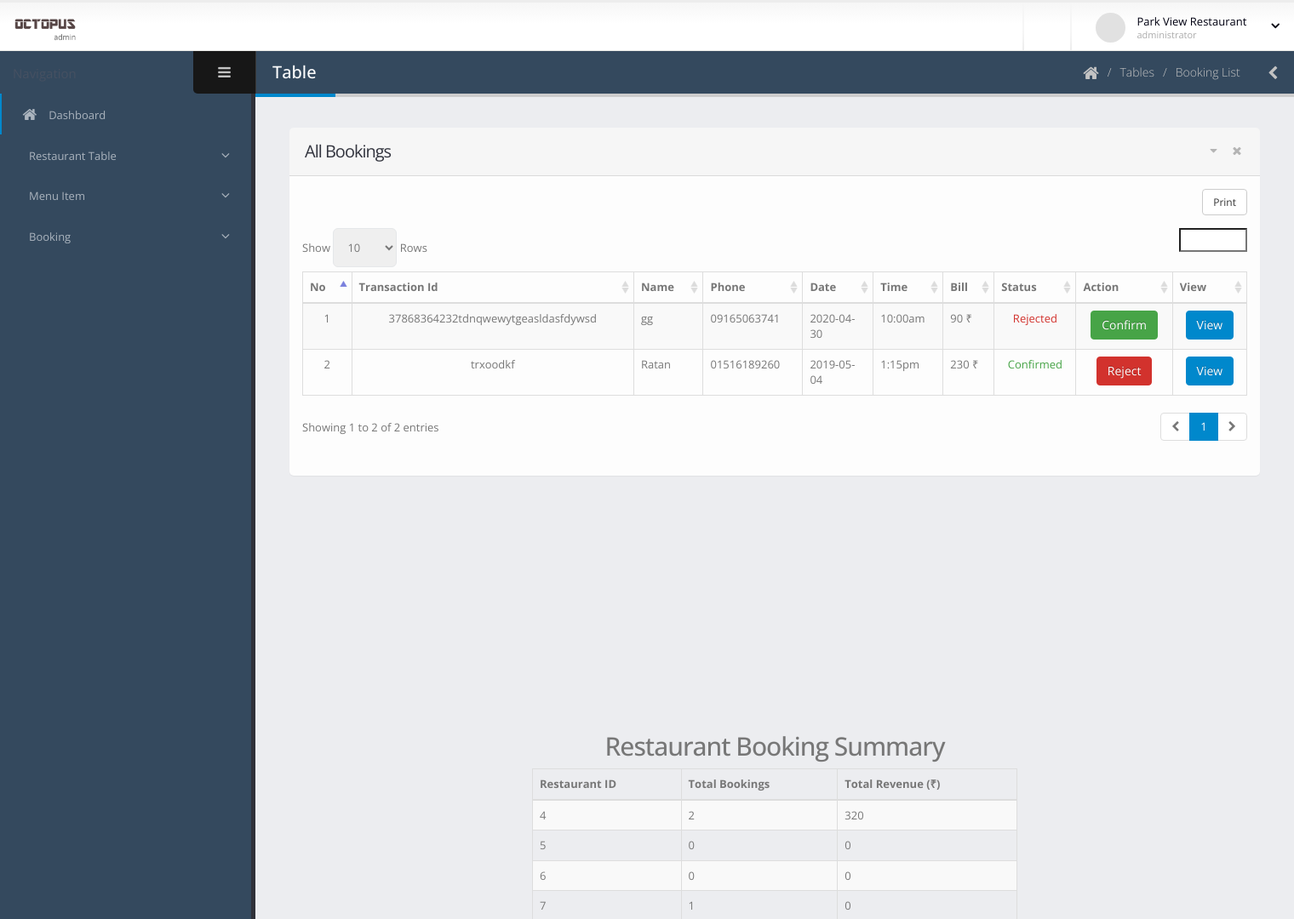
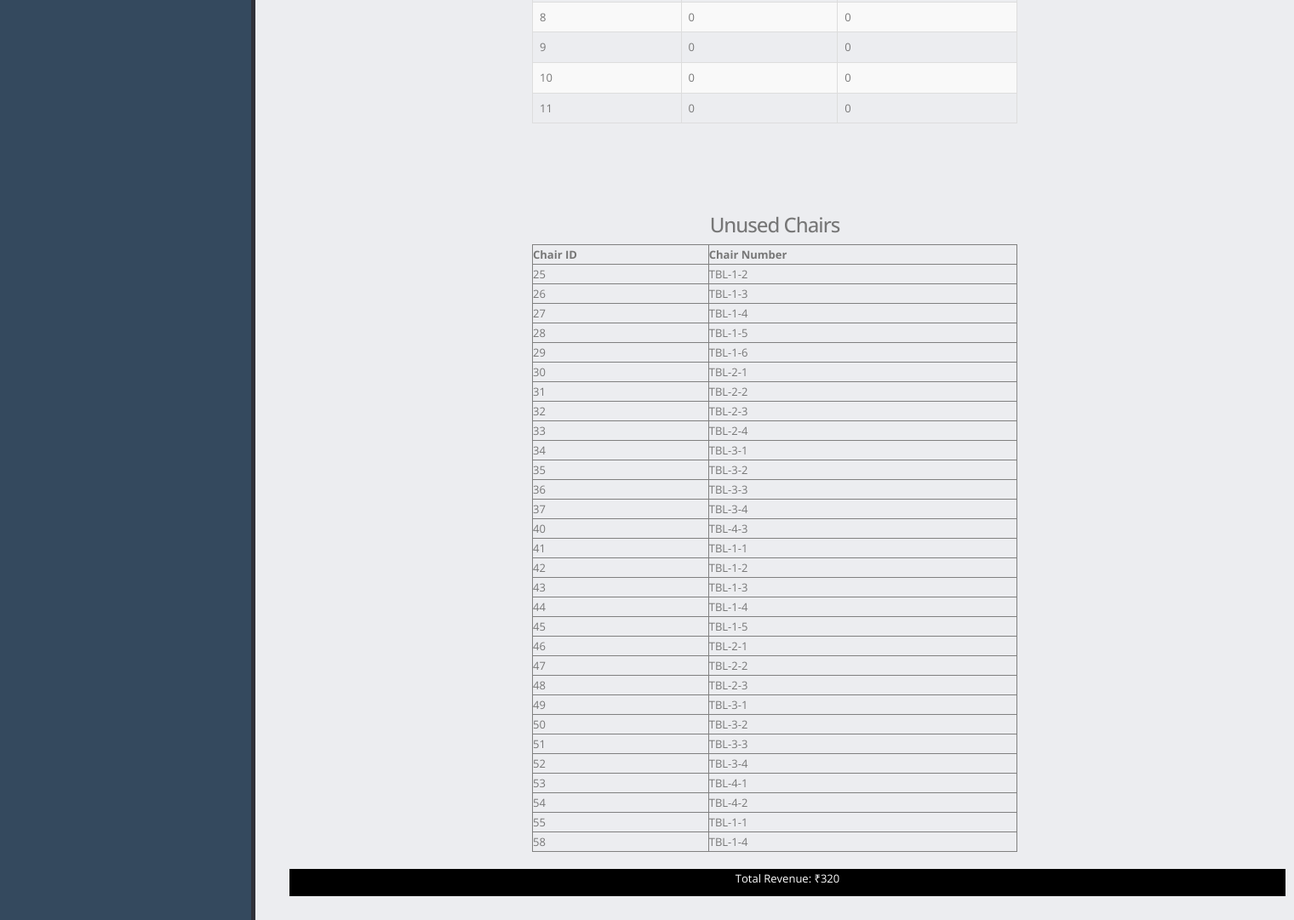
Screenshot of /dashboard/index.php (signed in) with the database file from the repository (2 pictures, top to bottom).
### tables this page shows
CREATE TABLE `booking_details` (
  `id` int(11) NOT NULL,
  `booking_id` varchar(200) DEFAULT NULL,
  `res_id` int(11) DEFAULT NULL,
  `c_id` int(11) DEFAULT NULL,
  `make_date` date DEFAULT NULL,
  `make_time` varchar(50) DEFAULT NULL,
  `name` varchar(50) DEFAULT NULL,
  `phone` varchar(100) DEFAULT NULL,
  `booking_date` date DEFAULT NULL,
  `booking_time` varchar(30) DEFAULT NULL,
  `bill` float DEFAULT NULL,
  `transactionid` varchar(100) DEFAULT NULL,
  `status` int(11) NOT NULL DEFAULT '0' COMMENT '0- reject, 1-confirmed',
  `reject` int(11) DEFAULT '0'
);

CREATE TABLE `restaurant_chair` (
  `id` int(11) NOT NULL,
  `tbl_id` int(11) DEFAULT NULL,
  `chair_no` varchar(30) DEFAULT NULL
);

### database/dbCon.php (called while the page is built, shortened)
<?php
function calculateBookingRevenue($res_id) {
    global $con;
    $stmt = $con->prepare("SELECT CalculateBookingRevenue(?) AS Revenue");
    $stmt->bind_param("i", $res_id);
    $stmt->execute();
    $stmt->bind_result($revenue);
    return $revenue;
}
?>

### dashboard/nestedquery.php (the view, shortened to what this page needs)
<?php
$host = '127.0.0.1';
$user = 'root';
$password = '1234';
$database = 'res_booking';
$conn = new mysqli($host, $user, $password, $database);
$sql = "
SELECT id AS chair_id, chair_no
FROM restaurant_chair
WHERE id NOT IN (
    SELECT chair_id
    FROM booking_chair
)";
$result = $conn->query($sql);
if ($result->num_rows > 0) {
    echo "<h3 style='text-align: center;'>Unused Chairs</h3>";
    echo "<table border='1' style='width: 50%;'><tr><th>Chair ID</th><th>Chair Number</th></tr>";
    while ($row = $result->fetch_assoc()) {
        echo "<tr><td>" . $row["chair_id"] . "</td><td>" . $row["chair_no"] . "</td></tr>";
    }
    echo "</table>";
} else {
    echo "<p>No unused chairs found.</p>";
}
?>

### dashboard/template/header.php (shortened to what this page needs)
<!doctype html>
<html class="fixed">
	<head>
		<link rel="stylesheet" href="assets/vendor/bootstrap/css/bootstrap.css" />
		<link rel="stylesheet" href="assets/vendor/font-awesome/css/font-awesome.css" />
		<link rel="stylesheet" href="assets/vendor/magnific-popup/magnific-popup.css" />
		<link rel="stylesheet" href="assets/vendor/bootstrap-datepicker/css/datepicker3.css" />
		<link rel="stylesheet" href="assets/vendor/jquery-ui/css/ui-lightness/jquery-ui-1.10.4.custom.css" />
		<link rel="stylesheet" href="assets/vendor/bootstrap-multiselect/bootstrap-multiselect.css" />
		<link rel="stylesheet" href="assets/vendor/morris/morris.css" />
		<link rel="stylesheet" href="assets/vendor/select2/select2.css" />
		<link rel="stylesheet" href="assets/vendor/jquery-datatables-bs3/assets/css/datatables.css" />
		<link rel="stylesheet" href="assets/stylesheets/theme.css" />
		<link rel="stylesheet" href="assets/stylesheets/skins/default.css" />
		<link rel="stylesheet" href="assets/stylesheets/theme-custom.css">
		<link href="https://pro-next.fontawesome.com/releases/v5.7.2/css/all.css" data-prerender="keep" rel="stylesheet">
	</head>

### dashboard/index.php (shortened to what this page needs)
<?php include 'template/header.php';
include_once '../database/dbCon.php';
?>
	<body>
		<section class="body">
			<?php include 'template/top-bar.php'; ?>
			<div class="inner-wrapper">
				<?php include 'template/left-bar.php'; ?>
				<section role="main" class="content-body">
					<header class="page-header">
						<h2>Table</h2>
						<div class="right-wrapper pull-right">
							<ol class="breadcrumbs">
								<li>
									<a href="index.php">
										<i class="fa fa-home"></i>
									</a>
								</li>
								<li><span>Tables</span></li>
								<li><span>Booking List</span></li>
							</ol>
							<a class="sidebar-right-toggle" data-open="sidebar-right"><i class="fa fa-chevron-left"></i></a>
						</div>
					</header>
						<section class="panel">
							<header class="panel-heading">
								<div class="panel-actions">
									<a href="#" class="fa fa-caret-down"></a>
									<a href="#" class="fa fa-times"></a>
								</div>
								<h2 class="panel-title">All Bookings</h2>
							</header>
							<div class="panel-body">
								<table class="table table-bordered table-striped mb-none" id="datatable-tabletools" data-swf-path="assets/vendor/jquery-datatables/extras/TableTools/swf/copy_csv_xls_pdf.swf">
									<thead>
										<tr>
											<th>No</th>
											<th>Transaction Id</th>
											<th>Name</th>
											<th>Phone</th>
											<th>Date</th>
											<th>Time</th>
											<th>Bill</th>
											<th class="hidden-phone">Status</th>
											<th class="hidden-phone">Action</th>
											<th class="hidden-phone">View</th>
										</tr>
									</thead>
									<tbody>
										<?php
										$count = 1;
										include_once 'dbCon.php';
										$con = connect();
										$res_id = $_SESSION['id'];
										$sql = "SELECT * FROM `booking_details` WHERE res_id = '$res_id'  ORDER BY make_date DESC;";
										$result = $con->query($sql);
										foreach ($result as $r) {
										?>
										<tr class="gradeX">
											<td class="center hidden-phone"><?php echo $count; ?></td>
											<td class="center hidden-phone"><?php echo $r['transactionid']; ?></td>
											<td><?php echo $r['name']; ?></td>
											<td><?php echo $r['phone']; ?></td>
											<td><?php echo $r['booking_date']; ?></td>
											<td><?php echo $r['booking_time']; ?></td>
											<td><?php echo $r['bill']; ?> ₹</td>
											<td class="center hidden-phone">
												<?php
													$status = $r['status'];
													if ($status == 0) {
												?>
												<p class="text-danger">Rejected</p>
												<?php }else{ ?>
													<p class="text-success">Confirmed</p>
												<?php } ?>
											</td>
											<td class="center hidden-phone">
												<?php
													if ($status == 1) {
												?>
												<a href="approve-reject.php?breject_id=<?php echo $r['id']; ?>&booking-number=<?php echo $r['booking_id']; ?>" class="btn btn-danger"  onclick="if (!Done()) return false; ">Reject</a>
												<?php }else{ ?>
												<a href="approve-reject.php?bapprove_id=<?php echo $r['id']; ?>&booking-number=<?php echo $r['booking_id']; ?>" class="btn btn-success"  onclick="if (!Done()) return false; ">Confirm</a>
												<?php } ?>
											</td>
											<td class="center hidden-phone">
												<a href="invoice.php?booking-number=<?php echo $r['booking_id']; ?>" class="btn btn-primary">View</a>
											</td>
										</tr>
										<?php $count++; } ?>
									</tbody>
								</table>
							</div>
						</section>
				</section>
			</div>
		</section>
		<?php
		include_once 'dbCon.php';
		$con = connect();
		$summary_sql = "SELECT * FROM RestaurantBookingSummary;";
		$summary_result = $con->query($summary_sql);
		?>
		<section id="role="main" class="content-body" style="display: flex; flex-direction: column; align-items: center;">
			<h2>Restaurant Booking Summary</h2>
			<table class="table table-bordered table-striped" style="width: 50%">
				<thead>
					<tr>
						<th>Restaurant ID</th>
						<th>Total Bookings</th>
						<th>Total Revenue (₹)</th>
					</tr>
				</thead>
				<tbody>
					<?php while ($row = $summary_result->fetch_assoc()) { ?>
					<tr>
						<td><?php echo $row['RestaurantID']; ?></td>
						<td><?php echo $row['TotalBookings']; ?></td>
						<td><?php echo $row['TotalRevenue']; ?></td>
					</tr>
					<?php } ?>
				</tbody>
			</table>
		</section>
		<section id="role="main" class="content-body"" style="display: flex; flex-direction: column; align-items: center;">
		<?php include('nestedquery.php'); ?>
		<div class="container" style="text-align: center; margin-top: 20px; background-color: black; color: white;">
			<?php
		$res_id = $_SESSION['id'];
		$total_revenue = calculateBookingRevenue($res_id);
		echo "<p>Total Revenue: ₹" . $total_revenue . "</p>";
		?>
		</div>
		</section>
	</body>
</html>

### dashboard/template/top-bar.php (shortened to what this page needs)
<header class="header">
				<div class="logo-container">
					<a href="index.php" class="logo">
						<img src="assets/images/logo.png" height="35" alt="JSOFT Admin" />
					</a>
				</div>
				<div class="header-right">
					<span class="separator"></span>
					<span class="separator"></span>
					<div id="userbox" class="userbox">
						<a href="#" data-toggle="dropdown">
							<figure class="profile-picture">
								<img src="assets/images/!logged-user.jpg" alt="Joseph Doe" class="img-circle" data-lock-picture="assets/images/!logged-user.jpg" />
							</figure>
							<div class="profile-info" data-lock-name="John Doe" data-lock-email="johndoe@JSOFT.com">
								<span class="name"><?php echo $_SESSION['name']; ?></span>
								<span class="role">administrator</span>
							</div>
							<i class="fa custom-caret"></i>
						</a>
					</div>
				</div>
			</header>

### dashboard/template/left-bar.php (shortened to what this page needs)
<aside id="sidebar-left" class="sidebar-left">
	<div class="sidebar-header">
		<div class="sidebar-title">
		</div>
		<div class="sidebar-toggle hidden-xs" data-toggle-class="sidebar-left-collapsed" data-target="html" data-fire-event="sidebar-left-toggle">
			<i class="fa fa-bars" aria-label="Toggle sidebar"></i>
		</div>
	</div>
	<div class="nano">
		<div class="nano-content">
			<nav id="menu" class="nav-main" role="navigation">
				<ul class="nav nav-main">
					<li class="nav-active">
						<a href="index.php">
							<i class="fa fa-home" aria-hidden="true"></i>
							<span>Dashboard</span>
						</a>
					</li>
					<?php if((isset($_SESSION['isLoggedIn']) && $_SESSION['role'] == 1)){ ?>
					<li class="nav-parent">
						<a>
							<span>Restaurant Table</span>
						</a>
					</li>
					<?php } ?>
					<?php if((isset($_SESSION['isLoggedIn']) && $_SESSION['role'] == 1)){ ?>
					<li class="nav-parent">
						<a>
							<span>Menu Item</span>
						</a>
					</li>
					<?php } ?>
					<?php if((isset($_SESSION['isLoggedIn']) && $_SESSION['role'] == 1)){ ?>
					<li class="nav-parent">
						<a>
							<span>Booking</span>
						</a>
					</li>
					<?php } ?>
				</ul>
			</nav>
			<hr class="separator" />
		</div>
	</div>
</aside>

### dashboard/assets/stylesheets/skins/default.css (style rules this page uses)
a, .btn-link { color: #0088cc; }
body .btn-primary { color: #ffffff; text-shadow: 0 -1px 0 rgba(0, 0, 0, 0.25); background-color: #0088cc; border-color: #0088cc; }
body .btn-success { color: #ffffff; text-shadow: 0 -1px 0 rgba(0, 0, 0, 0.25); background-color: #47a447; border-color: #47a447; }
body .btn-danger { color: #ffffff; text-shadow: 0 -1px 0 rgba(0, 0, 0, 0.25); background-color: #d2322d; border-color: #d2322d; }
.page-header h2 { border-bottom-color: #0088cc; }
ul.nav-main > li.nav-active > a { box-shadow: 2px 0 0 #0088cc inset; }

### rows the page displays
booking_details: transactionid "37868364232tdnqwewytgeasldasfdywsd", name "gg", phone "09165063741", booking_date "2020-04-30", booking_time "10:00am", bill "90", status "Rejected"
booking_details: transactionid "trxoodkf", name "Ratan", phone "01516189260", booking_date "2019-05-04", booking_time "1:15pm", bill "230", status "Confirmed"
restaurant_chair: id "25", chair_no "TBL-1-2"
restaurant_chair: id "26", chair_no "TBL-1-3"
restaurant_chair: id "27", chair_no "TBL-1-4"
restaurant_chair: id "28", chair_no "TBL-1-5"
restaurant_chair: id "29", chair_no "TBL-1-6"
restaurant_chair: id "30", chair_no "TBL-2-1"
restaurant_chair: id "31", chair_no "TBL-2-2"
restaurant_chair: id "32", chair_no "TBL-2-3"
restaurant_chair: id "33", chair_no "TBL-2-4"
restaurant_chair: id "34", chair_no "TBL-3-1"
restaurant_chair: id "35", chair_no "TBL-3-2"
restaurant_chair: id "36", chair_no "TBL-3-3"
restaurant_chair: id "37", chair_no "TBL-3-4"
restaurant_chair: id "40", chair_no "TBL-4-3"
restaurant_chair: id "41", chair_no "TBL-1-1"
restaurant_chair: id "42", chair_no "TBL-1-2"
restaurant_chair: id "43", chair_no "TBL-1-3"
restaurant_chair: id "44", chair_no "TBL-1-4"
restaurant_chair: id "45", chair_no "TBL-1-5"
restaurant_chair: id "46", chair_no "TBL-2-1"
restaurant_chair: id "47", chair_no "TBL-2-2"
restaurant_chair: id "48", chair_no "TBL-2-3"
restaurant_chair: id "49", chair_no "TBL-3-1"
restaurant_chair: id "50", chair_no "TBL-3-2"
restaurant_chair: id "51", chair_no "TBL-3-3"
restaurant_chair: id "52", chair_no "TBL-3-4"
restaurant_chair: id "53", chair_no "TBL-4-1"
restaurant_chair: id "54", chair_no "TBL-4-2"
restaurant_chair: id "55", chair_no "TBL-1-1"
restaurant_chair: id "58", chair_no "TBL-1-4"

### other values shown
$_SESSION['name'] "Park View Restaurant"
$row['RestaurantID'] "4"
$row['TotalBookings'] "2"
$row['TotalRevenue'] "320"
$row['RestaurantID'] "5"
$row['TotalBookings'] "0"
$row['TotalRevenue'] "0"
$row['RestaurantID'] "6"
$row['RestaurantID'] "7"
$row['TotalBookings'] "1"
$row['RestaurantID'] "8"
$row['RestaurantID'] "9"
$row['RestaurantID'] "10"
$row['RestaurantID'] "11"
$total_revenue "320"
